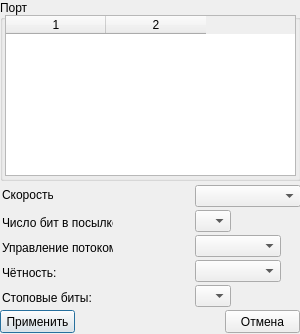
<?xml version="1.0" encoding="UTF-8"?>
<ui version="4.0">
 <class>PortDialog</class>
 <widget class="QDialog" name="PortDialog">
  <property name="geometry">
   <rect>
    <x>0</x>
    <y>0</y>
    <width>300</width>
    <height>334</height>
   </rect>
  </property>
  <property name="windowTitle">
   <string>Настройки порта</string>
  </property>
  <widget class="QGroupBox" name="gbPort">
   <property name="geometry">
    <rect>
     <x>0</x>
     <y>0</y>
     <width>301</width>
     <height>181</height>
    </rect>
   </property>
   <property name="title">
    <string>Порт</string>
   </property>
   <widget class="QTableWidget" name="tblPorts">
    <property name="geometry">
     <rect>
      <x>5</x>
      <y>15</y>
      <width>291</width>
      <height>161</height>
     </rect>
    </property>
    <property name="editTriggers">
     <set>QAbstractItemView::NoEditTriggers</set>
    </property>
    <property name="showDropIndicator" stdset="0">
     <bool>false</bool>
    </property>
    <property name="selectionMode">
     <enum>QAbstractItemView::SingleSelection</enum>
    </property>
    <property name="selectionBehavior">
     <enum>QAbstractItemView::SelectRows</enum>
    </property>
    <property name="verticalScrollMode">
     <enum>QAbstractItemView::ScrollPerPixel</enum>
    </property>
    <property name="horizontalScrollMode">
     <enum>QAbstractItemView::ScrollPerPixel</enum>
    </property>
    <property name="sortingEnabled">
     <bool>false</bool>
    </property>
    <property name="rowCount">
     <number>0</number>
    </property>
    <property name="columnCount">
     <number>2</number>
    </property>
    <attribute name="horizontalHeaderHighlightSections">
     <bool>false</bool>
    </attribute>
    <attribute name="verticalHeaderVisible">
     <bool>false</bool>
    </attribute>
    <attribute name="verticalHeaderHighlightSections">
     <bool>true</bool>
    </attribute>
    <attribute name="verticalHeaderStretchLastSection">
     <bool>true</bool>
    </attribute>
    <column/>
    <column/>
   </widget>
  </widget>
  <widget class="QPushButton" name="btnApply">
   <property name="geometry">
    <rect>
     <x>0</x>
     <y>310</y>
     <width>75</width>
     <height>23</height>
    </rect>
   </property>
   <property name="text">
    <string>Применить</string>
   </property>
  </widget>
  <widget class="QPushButton" name="btnCancel">
   <property name="geometry">
    <rect>
     <x>225</x>
     <y>310</y>
     <width>75</width>
     <height>23</height>
    </rect>
   </property>
   <property name="text">
    <string>Отмена</string>
   </property>
  </widget>
  <widget class="QLabel" name="label">
   <property name="geometry">
    <rect>
     <x>2</x>
     <y>187</y>
     <width>51</width>
     <height>16</height>
    </rect>
   </property>
   <property name="text">
    <string>Скорость:</string>
   </property>
  </widget>
  <widget class="QComboBox" name="cbBaudrate">
   <property name="geometry">
    <rect>
     <x>195</x>
     <y>185</y>
     <width>106</width>
     <height>22</height>
    </rect>
   </property>
  </widget>
  <widget class="QComboBox" name="cbBits">
   <property name="geometry">
    <rect>
     <x>195</x>
     <y>210</y>
     <width>36</width>
     <height>22</height>
    </rect>
   </property>
  </widget>
  <widget class="QLabel" name="label_2">
   <property name="geometry">
    <rect>
     <x>2</x>
     <y>215</y>
     <width>111</width>
     <height>16</height>
    </rect>
   </property>
   <property name="text">
    <string>Число бит в посылке:</string>
   </property>
  </widget>
  <widget class="QComboBox" name="cbFlow">
   <property name="geometry">
    <rect>
     <x>195</x>
     <y>235</y>
     <width>86</width>
     <height>22</height>
    </rect>
   </property>
  </widget>
  <widget class="QLabel" name="label_3">
   <property name="geometry">
    <rect>
     <x>2</x>
     <y>240</y>
     <width>111</width>
     <height>16</height>
    </rect>
   </property>
   <property name="text">
    <string>Управление потоком:</string>
   </property>
  </widget>
  <widget class="QComboBox" name="cbParity">
   <property name="geometry">
    <rect>
     <x>195</x>
     <y>260</y>
     <width>86</width>
     <height>22</height>
    </rect>
   </property>
  </widget>
  <widget class="QLabel" name="label_4">
   <property name="geometry">
    <rect>
     <x>2</x>
     <y>265</y>
     <width>61</width>
     <height>16</height>
    </rect>
   </property>
   <property name="text">
    <string>Чётность:</string>
   </property>
  </widget>
  <widget class="QComboBox" name="cbStop">
   <property name="geometry">
    <rect>
     <x>195</x>
     <y>285</y>
     <width>36</width>
     <height>22</height>
    </rect>
   </property>
  </widget>
  <widget class="QLabel" name="label_5">
   <property name="geometry">
    <rect>
     <x>2</x>
     <y>290</y>
     <width>91</width>
     <height>16</height>
    </rect>
   </property>
   <property name="text">
    <string>Стоповые биты:</string>
   </property>
  </widget>
 </widget>
 <resources/>
 <connections/>
 <designerdata>
  <property name="gridDeltaX">
   <number>5</number>
  </property>
  <property name="gridDeltaY">
   <number>5</number>
  </property>
  <property name="gridSnapX">
   <bool>true</bool>
  </property>
  <property name="gridSnapY">
   <bool>true</bool>
  </property>
  <property name="gridVisible">
   <bool>true</bool>
  </property>
 </designerdata>
</ui>
